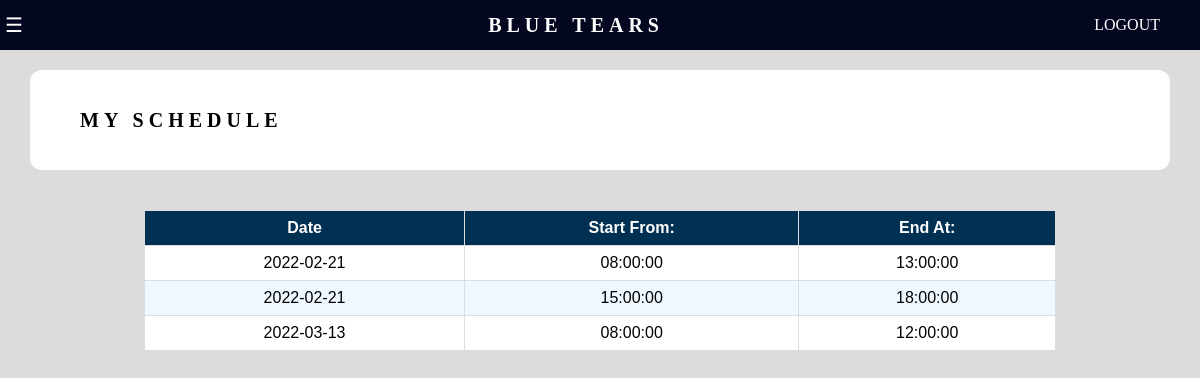
Page /recep-schedule.php (signed in) on the committed database.
### tables this page shows
CREATE TABLE IF NOT EXISTS `schedule` (
  `schedule_id` int NOT NULL AUTO_INCREMENT,
  `employee_id` int NOT NULL,
  `work_date` date NOT NULL,
  `work_start_time` time NOT NULL,
  `work_end_time` time NOT NULL,
  `room_id` int DEFAULT NULL,
  PRIMARY KEY (`schedule_id`),
  KEY `room_id` (`room_id`),
  KEY `employee_id` (`employee_id`)
);

### recep-schedule.php (the view, shortened to what this page needs)
<!DOCTYPE html>
<html lang = "en">
    <head>
    </head>
    <body style="background-color:	rgb(220,220,220)";>
        <?php
            include "recep-sidenavi.php"
        ?>
        <div id = "content-text" class="content-text">
            <?php
                include "recep-topnavi.php";
            ?>
            <div class = page_content>
                <div class = "table_content">
                    <div class = "table_content_sec">
                        <h2 class="table_tittle"> My Schedule </h2>
                    </div>
                </div>
            </div>
        <div class = page_content>
                <div class = "reservation_content">
                <table class= "reservation_table" >
                    <tr>
                        <th> <font face="Arial">Date</font> </th>
                        <th> <font face="Arial">Start From:</font> </th>
                        <th> <font face="Arial">End At:</font> </th>
                    </tr>
                    <?php
                     $employee_id = $_SESSION['mySession'];
                        include "conn.php";
                        $query="SELECT * FROM schedule  where employee_id = $employee_id
                            ";
                        $search_result=mysqli_query($conn,$query);
                        while($row = mysqli_fetch_array($search_result)){
                            echo "<tr>";
                            echo "<td>";
                            echo $row['work_date'];
                            echo "</td>";
                            echo "<td>";
                            echo $row['work_start_time'];
                            echo "</td>";
                            echo "<td>";
                            echo $row['work_end_time'];
                            echo "</td>";
                             }
                ?>
            </div>
        </div>
        </div>
    </body>
</html>

### recep-schedule.php (style rules this page uses)
* { margin: 0px; padding:0px; box-sizing:border-box; }
.content-text { margin-top:0px; margin-left:0px; padding-bottom:50px; }
#content-text { transition: all .5s; }
.reservation_content { padding-top:20px; display:flex; justify-content: center; align-items: center; }
.reservation_table { font-family: Arial, Helvetica, sans-serif; border-collapse: collapse; width: 80%; text-align:center }
.reservation_table th { border: 1px solid #ddd; padding: 8px; background-color: rgb(0,49,83); color: white }
.reservation_table td { border: 1px solid #ddd; padding: 8px; }
.reservation_table tr:nth-child(even) { background-color: white; }
.reservation_table tr:nth-child(odd) { background-color: rgb(240,248,255); }
.table_content { justify-content: space-between; align-items: center; height:100px; background-color: white; display:flex; width:100%; padding-right:50px; border-radius: 12px; }
.table_tittle { color:black; font-size:20px; text-transform: uppercase; letter-spacing: 5px; font-family: "fantasy"; padding-left:50px; }
.page_content { padding-top:20px; padding-left:30px; padding-right:30px; }

### rows in the picture
schedule: work_date "2022-02-21", work_start_time "08:00:00", work_end_time "13:00:00"
schedule: work_date "2022-02-21", work_start_time "15:00:00", work_end_time "18:00:00"
schedule: work_date "2022-03-13", work_start_time "08:00:00", work_end_time "12:00:00"
